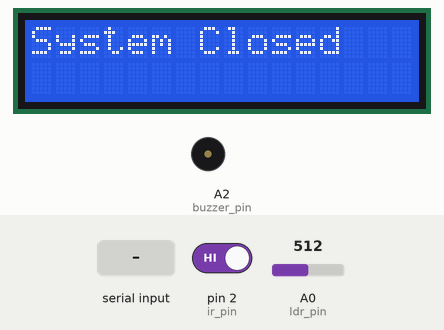
Simulated run of this program. Board: Arduino Nano, built with avr-gcc and run on an emulated ATmega328P. Shown: 16×2 character LCD, buzzer (waves = sounding, pin HIGH). Inputs (shaded band) come from the test bench; at power-on: pin 2 (ir_pin) HIGH, A0 (ldr_pin) = 512. What the program prints to the serial monitor is not drawn.

Above: at 1.2 s.
1.3 s: pin 2 (ir_pin) driven LOW
At 2.7 s:
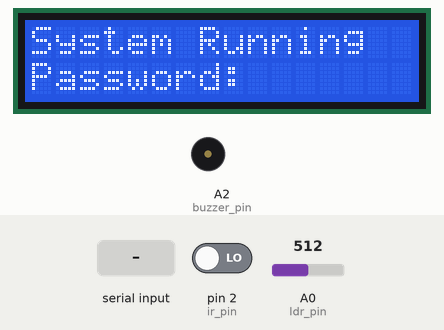
3.5 s: "1" received over Serial
At 4.7 s:
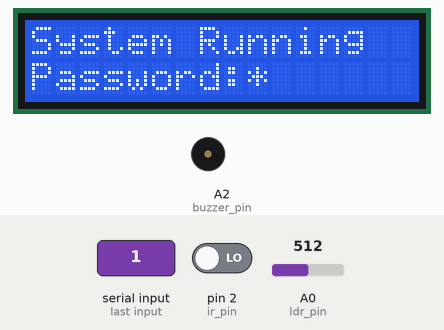
5.0 s: "2" received over Serial
At 6.0 s:
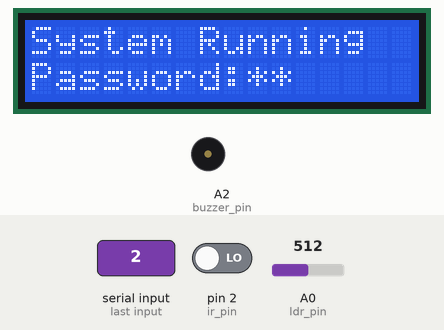
6.5 s: "3" received over Serial
At 7.2 s:
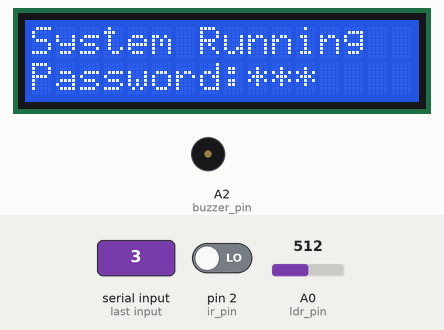
8.0 s: "4" received over Serial
At 8.16 s:
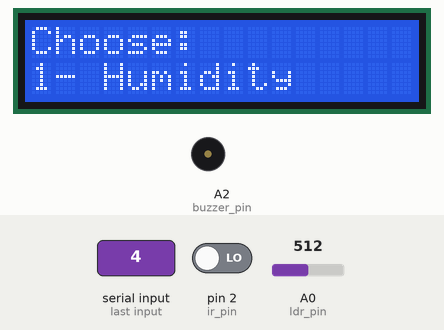
10.4 s: "4" received over Serial
At 11.4 s:
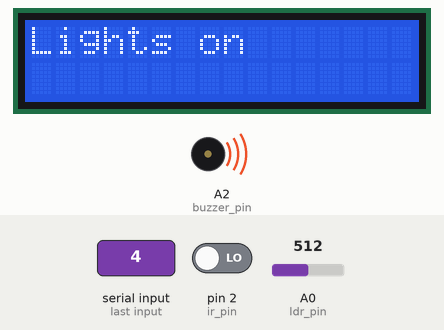
Timing chart, 0 to 12.9 s (numbered marks = the images above; inputs shaded):
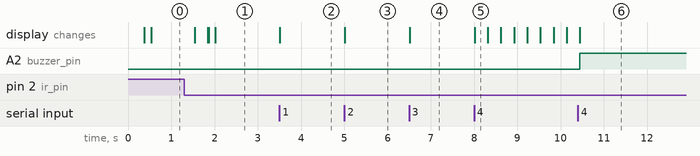

The program:

main.cpp
```cpp
#include <Arduino.h>
#include <LiquidCrystal.h>
#include <Wire.h>
#include <Keypad.h>
#include <PS2Keyboard.h>
#include <Adafruit_Sensor.h>
#include <DHT.h>
#include <DHT_U.h>
#include <Ultrasonic.h>

// Define pin numbers for various components
#define led_pin A6
#define ldr_pin A0
#define buzzer_pin A2
#define ir_pin 2
#define tempPin A5
#define DHTPIN A1
#define DHTTYPE DHT11
#define trig A4
#define echo A3

// Initialize DHT and Ultrasonic objects
DHT_Unified dht(DHTPIN, DHTTYPE);
Ultrasonic ultrasonic1(trig, echo);

// Define a volatile variable to control system state
volatile bool systemRunning = false;

// Initialize LiquidCrystal object
LiquidCrystal lcd(8, 9, 4, 5, 6, 7);

// Define a password
char arr[4] = {'1', '2', '3', '4'};

// Forward declaration of loop function
void loop();

// Function to change system mode when IR sensor detects input
void change_mode() {
  if (digitalRead(ir_pin) == LOW) {
    systemRunning = !systemRunning;
  }
}

// Function to scroll LCD display
void scroll_lcd(){
  for (int i = 0; i < 16; i++) {
    lcd.scrollDisplayRight();
    delay(20);
  }
}

// Setup function runs once when Arduino is powered on or reset
void setup() {
  Serial.begin(9600);
  dht.begin();
  lcd.begin(16, 2);
  lcd.print("Welcome");
  pinMode(buzzer_pin,OUTPUT);
  pinMode(led_pin,OUTPUT);
  pinMode(ir_pin, INPUT);
  pinMode(DHTPIN, INPUT);
  pinMode(echo,INPUT);
  pinMode(trig,OUTPUT);
  pinMode(tempPin,INPUT);
  attachInterrupt(digitalPinToInterrupt(ir_pin), change_mode, FALLING);
}

// Function to validate password entered through serial monitor
bool valid_password() {
  lcd.setCursor(0,1);
  lcd.print("Password:");
  delay(150);
  char a[5] = {'.', '.', '.', '.', '\0'};
  int c = 0;

  while (c < 4 && systemRunning) {
    if (Serial.available()) {
      char key = Serial.read();
      Serial.print("Key is: ");
      Serial.println(key);
      a[c] = key;
      lcd.print('*');
      c++;
    }
  }

  if (c < 4) {
    return false;
  }

  for (int i = 0; i < 4; i++) {
    Serial.println(a[i]);
    if (arr[i] != a[i]) {
      return false;
    }
  }
  return true;
}

// Function to print temperature on LCD
void print_temp() {
  lcd.clear();
  lcd.setCursor(0, 0);
  lcd.print("Temp: ");
  while (systemRunning) {
    float t = analogRead(tempPin) * (500.0 / 1023.0);
    lcd.setCursor(6, 0);
    lcd.print(t);
    delay(400);
    if(t > 40){
      digitalWrite(buzzer_pin,HIGH);
    }else{
      digitalWrite(buzzer_pin,LOW);
    }
  }
}

// Function to print humidity on LCD
void print_humidity(){
  lcd.clear();
  lcd.setCursor(0, 0);
  lcd.print("Humidity: ");
  while (systemRunning) {
  sensors_event_t event;
  dht.humidity().getEvent(&event);
  lcd.setCursor(10, 0);
  if (isnan(event.relative_humidity)) {
    Serial.println(F("80%"));
    lcd.println("80%");
  }
  else {
    Serial.print(event.relative_humidity);
    Serial.println(F("%"));
    lcd.print(event.relative_humidity);
  }
    delay(400);
  }
}

// Function to measure distance using Ultrasonic sensor and print on LCD
void measure_distance(){
  lcd.clear();
  lcd.setCursor(0, 0);
  lcd.print("Distance: ");
  while(systemRunning){
    lcd.setCursor(10, 0);
    float dist = ultrasonic1.read();
    Serial.print(dist); // Prints the distance on the default unit (centimeters)
    lcd.print(dist);
    delay(150);
  }
}

// Function to control light based on LDR reading
void control_light(){
  lcd.clear();
  while(systemRunning){
    int ldrValue = analogRead(ldr_pin);
    Serial.println(ldrValue);
    if (ldrValue > 40)
      {
        digitalWrite(buzzer_pin, HIGH);  // Turn the LED on
        lcd.setCursor(9,0);
        lcd.print(" ");
        lcd.setCursor(0,0);
        lcd.print("Lights on");
      }
      else
      {
        digitalWrite(buzzer_pin, LOW);   // Turn the LED off
        lcd.setCursor(0,0);
        lcd.print("Lights off");
      }
      delay(500);
  }
}

// Function to display options and handle user input
void Enter() {
  lcd.clear();
  lcd.print("Choose:");
  while (systemRunning) {
    for (int i = 1; i <= 4; i++) {
      lcd.setCursor(0, 1);
      lcd.print("                ");
      lcd.setCursor(0, 1);
      switch (i) {
        case 1:
          lcd.print("1- Humidity");
          break;
        case 2:
          lcd.print("2- Temperature");
          break;
        case 3:
          lcd.print("3- Measure Distance");
          break;
        case 4:
          lcd.print("4- Control Light");
          break;
      }
      delay(300);
    }
    char key = '.';
    if (Serial.available()) {
      key = Serial.read();
      Serial.print("Key is: ");
      Serial.println(key);
      lcd.print(key);
    }
    switch (key)
    {
    case '1':
      print_humidity();
      break;
    case '2':
      print_temp();
      break;
    case '3':
      measure_distance();
      break;
    case '4':
      control_light();
      break;
    }
  }
}

// Main loop function
void loop() {
  if (systemRunning) {
    scroll_lcd();
      lcd.clear();
    lcd.setCursor(0, 0);
    Serial.println("System Running");
    lcd.print("System Running");
    while(systemRunning){
      delay(150);
      bool flag = valid_password();
      if(!systemRunning)break;
        if(flag){
          lcd.setCursor(0,1);
          lcd.print("                ");
          lcd.setCursor(0,1);
          lcd.println("Valid");
          Enter();
        }else{
          lcd.setCursor(0,1);
          lcd.print("                ");
          lcd.setCursor(0,1);
          lcd.println("InValid");
          while(systemRunning);
        }
    }
  } else {
    delay(150);
    scroll_lcd();
      lcd.clear();
    lcd.setCursor(0, 0);
    Serial.println("System closed");
    lcd.print("System Closed");
    while(!systemRunning)delay(150);
  }
  delay(100);
}
```

Measured:
- after the input at 1.3 s, the display: first changes after 0.24 s (image 1 shows a later state)
- after the input at 3.5 s, the display: changes at once (image 2)
- after the input at 5.0 s, the display: changes at once (image 3)
- after the input at 6.5 s, the display: changes at once (image 4)
- after the input at 8.0 s, the display: changes at once (image 5)
- after the input at 10.4 s, A2 (buzzer_pin): LOW → HIGH after 0.05 s; the display: changes after 0.05 s (image 6)
